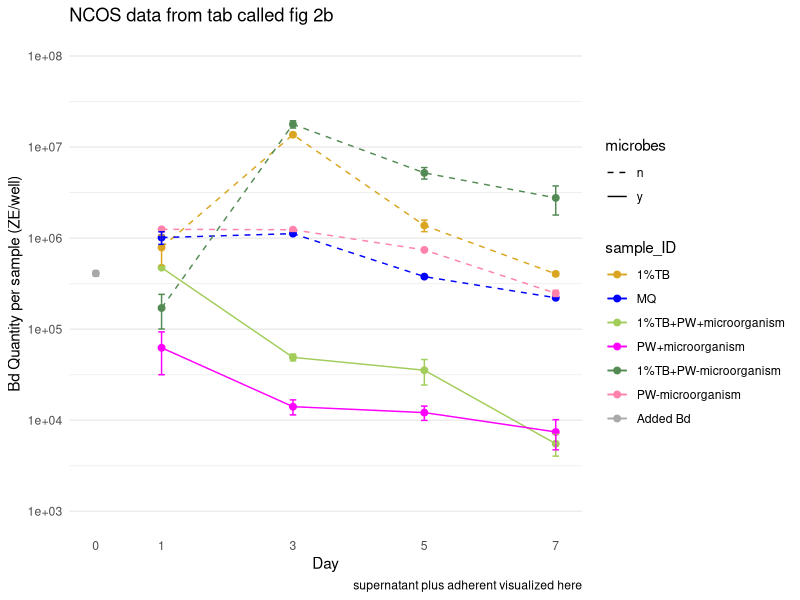
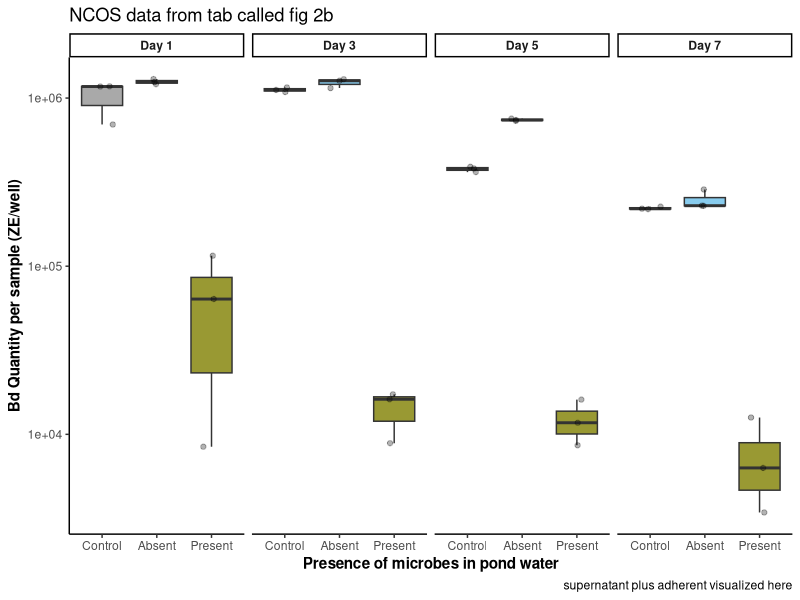
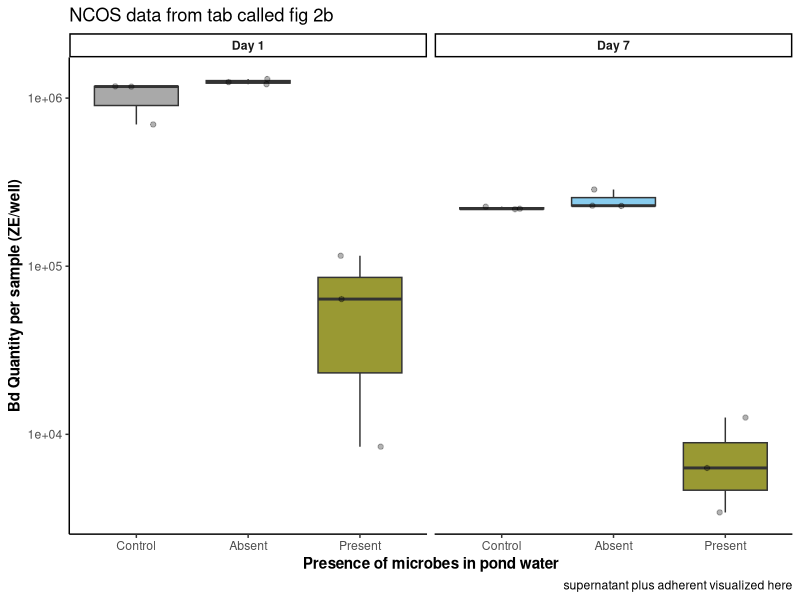

Write R code to recreate these figures, in order.
## ---- chunk 1
#| warning: false

## read in and clean data
library(tidyverse) # for cleaning and viewing data
library(here) # for importing data
library(ggpubr)
library(rstatix)
library(ggplot2)
library(car)
library(multcomp)
library(nlme)

fig_2b <- read.csv(here("data", "final_NCOS_2024_reformatted_for_R.xlsx - Fig2B.csv"))
fig_3b <- read.csv(here("data", "final_NCOS_2024_reformatted_for_R.xlsx - Fig3B.csv"))
fig_4b <- read.csv(here("data", "final_NCOS_2024_reformatted_for_R.xlsx - Fig4B.csv"))

with_microbes_40_color <- "#999933"
no_microbes_.22_color <- "#88ccee"
## ---- chunk 2
# add column for microbes or no
fig_2b <- fig_2b %>% 
  mutate(microbes = case_when(
    str_detect(sample_ID, "\\+microorganism") ~ "y",
    TRUE ~ "n"
  )) %>% 
  # add column for TB or no
  mutate(TB = case_when(
    str_detect(sample_ID, "TB") ~ "y",
    TRUE ~ "n"
  )) %>% 
  # add column for PW or no
  mutate(PW = case_when(
    str_detect(sample_ID, "PW") ~ "y",
    TRUE ~ "n"
  ))
## ---- chunk 3
fig2b_summary <- fig_2b %>% 
  group_by(day, sample_ID) %>% 
  reframe(mean = mean(adh_plus_sup), # calculate the mean
            n = length(adh_plus_sup), # count the number of observations
            df = n - 1, # calculate the degrees of freedom
            sd = sd(adh_plus_sup), # calculate the standard deviation
            se = sd/sqrt(n), # calculate the standard error
          ) %>% 
  mutate(microbes = case_when(
    str_detect(sample_ID, "\\+microorganism") ~ "y",TRUE ~ "n")) %>% 
  # add column for TB or no
  mutate(TB = case_when(str_detect(sample_ID, "TB") ~ "y", TRUE ~ "n")) %>% 
  # add column for PW or no
  mutate(PW = case_when(str_detect(sample_ID, "PW") ~ "y", TRUE ~ "n")) 

fig2b_summary %>% 
  # reorder to match Renwei's plot
  mutate(sample_ID = factor(sample_ID, 
                            levels = c("1%TB", "MQ", "1%TB+PW+microorganism", "PW+microorganism", "1%TB+PW-microorganism", "PW-microorganism", "Added Bd"))) %>% 

  ggplot(aes(x = day, 
           y = mean, 
           color = sample_ID)) +
  geom_point(size = 2) +
  geom_errorbar(aes(ymin = mean - se, # plot the standard error
                    ymax = mean + se),
                width = 0.1) +
    geom_line(aes(linetype = microbes)) + 
  scale_y_log10(limits = c(1e3, 1e8), 
                breaks = c(1e3, 1e4, 1e5, 1e6, 1e7, 1e8)) +
  # vibes
  labs(x = "Day",
       y = "Bd Quantity per sample (ZE/well)",
       title = "NCOS data from tab called fig 2b",
       caption = "supernatant plus adherent visualized here") +
  scale_color_manual(values = c("1%TB" = "goldenrod", 
                                "MQ" = "blue", 
                                "1%TB+PW+microorganism" = "darkolivegreen3", 
                                "PW+microorganism" = "magenta", 
                                "1%TB+PW-microorganism" = "palegreen4", 
                                "PW-microorganism" = "palevioletred1",
                                "Added Bd" = "darkgrey")) + # Assign specific colors to match RC's plot
  scale_linetype_manual(values = c("n" = "dashed", 
                                   "y" = "solid")) +
  theme_minimal() +
  theme(
    panel.grid.major.x = element_blank(), # Remove major vertical grid lines
    panel.grid.minor.x = element_blank()) + # Remove minor vertical grid lines
  scale_x_continuous(breaks = c(0, 1, 3, 5, 7))
## ---- chunk 4
fig_2b %>% 
  filter(day != 0 ) %>%
  filter(TB != "y") %>% # remove all treatments with TB broth
 # filter(day != 3 & day != 5) %>% 
  
  ggplot(aes(y= adh_plus_sup, x = sample_ID, fill = sample_ID)) + 
    geom_boxplot() +
  geom_jitter(width = 0.2, alpha = 0.3) +
  scale_y_log10() + 
   facet_wrap(~day, nrow = 1, labeller = labeller(day = c("1" = "Day 1", "3" = "Day 3", 
                                                          "5" = "Day 5", "7" = "Day 7"))) +
    scale_fill_manual(values = c("PW+microorganism" = with_microbes_40_color, 
                                "PW-microorganism" = no_microbes_.22_color,
                                "MQ" = "darkgrey")) +
  scale_x_discrete (labels= c("PW+microorganism" = "Present", "PW-microorganism" = "Absent", "MQ" = "Control")) +
  labs(x = "Presence of microbes in pond water",
       y = "Bd Quantity per sample (ZE/well)",
       title = "NCOS data from tab called fig 2b",
       caption = "supernatant plus adherent visualized here") +
  theme_classic() +
   theme(legend.position = "none",
         strip.text = element_text(face="bold"),
         axis.title = element_text(face = "bold"))
## ---- chunk 5
fig_2b %>% 
  filter(day != 0 ) %>%
  filter(TB != "y") %>% # remove all treatments with TB broth
 filter(day != 3 & day != 5) %>% 
  
  ggplot(aes(y= adh_plus_sup, x = sample_ID, fill = sample_ID)) + 
    geom_boxplot() +
  geom_jitter(width = 0.2, alpha = 0.3) +
  scale_y_log10() + 
   facet_wrap(~day, nrow = 1, labeller = labeller(day = c("1" = "Day 1", "7" = "Day 7"))) +
    scale_fill_manual(values = c("PW+microorganism" = with_microbes_40_color, 
                                "PW-microorganism" = no_microbes_.22_color,
                                "MQ" = "darkgrey")) +
  scale_x_discrete (labels= c("PW+microorganism" = "Present", "PW-microorganism" = "Absent", "MQ" = "Control")) +
  labs(x = "Presence of microbes in pond water",
       y = "Bd Quantity per sample (ZE/well)",
       title = "NCOS data from tab called fig 2b",
       caption = "supernatant plus adherent visualized here") +
  theme_classic() +
   theme(legend.position = "none",
         strip.text = element_text(face="bold"),
         axis.title = element_text(face = "bold"))
## ---- chunk 6
